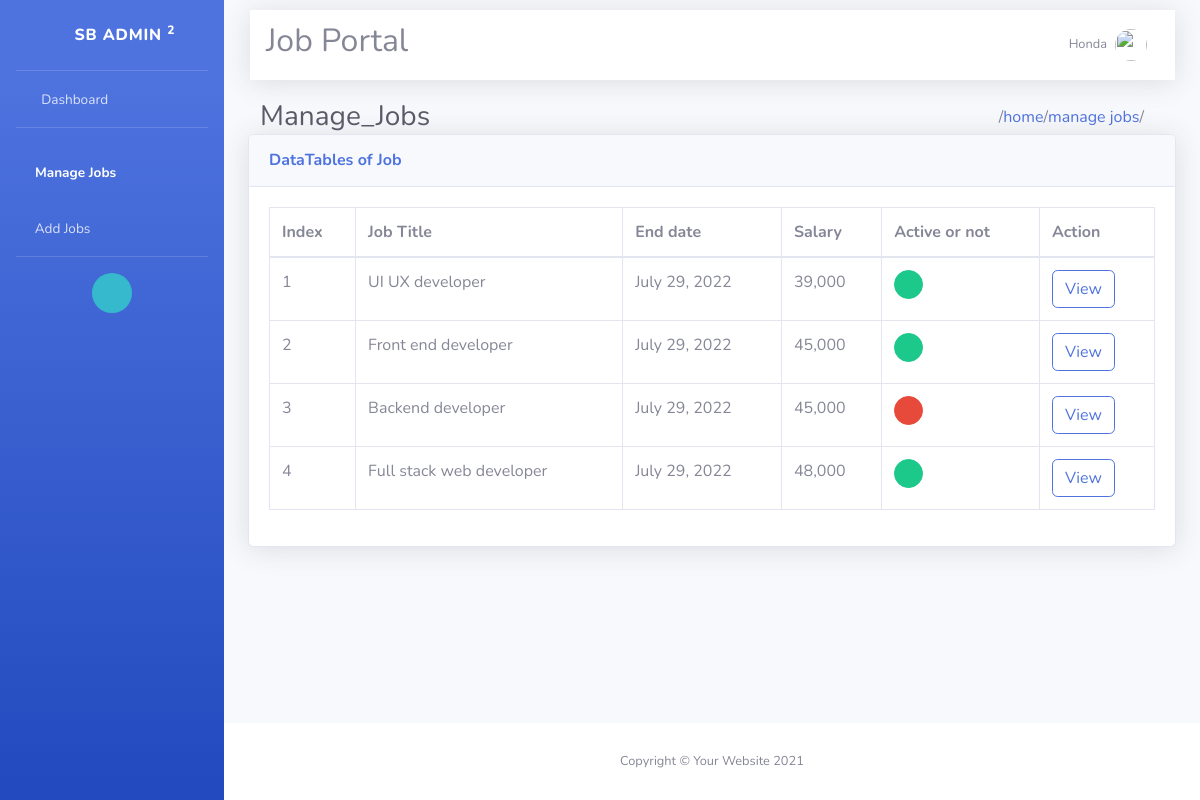
The page /view_jobs/ (signed in) on the database its author committed.
### employer/models.py (models this page shows, shortened)
class CustomUser(AbstractUser):
    options = (
        ("employer", 'Employer'),
        ("candidate", "Candidate")
    )
    role = models.CharField(max_length=120, choices=options, default="candidate")

class CompanyProfiles(models.Model):
    company_name = models.CharField(max_length=100)
    user = models.OneToOneField(CustomUser, on_delete=models.CASCADE, related_name="employer")
    logo = models.ImageField(upload_to="files/company_logo", null=True)
    location = models.CharField(max_length=100)
    services = models.CharField(max_length=100)
    description = models.CharField(max_length=100)

class Jobs(models.Model):
    job_title = models.CharField(max_length=120)
    company = models.ForeignKey(CustomUser, on_delete=models.CASCADE)
    location = models.CharField(max_length=120)
    salary = models.PositiveIntegerField(null=True)
    experience = models.PositiveIntegerField(default=0)
    created_date = models.DateField(auto_now_add=True)
    last_date = models.DateField(null=True)
    is_active = models.BooleanField(default=True)

### employer/views.py (the view)
# urls.py: path('view_jobs/', views.ListJobsView.as_view(), name="all-jobs"),
@method_decorator(signin_required, name='dispatch')
class ListJobsView(ListView):
    model = Jobs
    context_object_name = 'jobs'
    template_name = "employer/job-manage.html"
    def get_queryset(self):
        return Jobs.objects.filter(company=self.request.user).order_by("-id")

### employer/templates/employer/job-manage.html (shortened to what this page needs)
{% extends 'employer/base.html' %}
{% load static %}
{% load humanize %}
{% block content %}
<div class="d-sm-flex align-items-center justify-content-around">
    <div class="col-sm-6 d-flex justify-content-between align-items-center">
        <h1 class="h3 mb-0 text-gray-800">Manage_Jobs</h1>
    </div>
    <div class="col-sm-6 d-sm-flex justify-content-end">
        <div class="d-flex" style="margin-right: 20px">
            /<a href="{% url 'employer:home' %}">home</a>/
            <a href="#">manage jobs</a>/
        </div>
    </div>
</div>
<div class="card shadow mb-4">
    <div class="card-header py-3">
        <h6 class="m-0 font-weight-bold text-primary">DataTables of Job</h6>
    </div>
    <div class="card-body">
        <div class="table-responsive">
            <table class="table table-bordered" id="dataTable" width="100%" cellspacing="0">
                <thead>
                    <tr>
                        <th>Index</th>
                        <th>Job Title</th>
                        <th>End date</th>
                        <th>Salary</th>
                        <th>Active or not</th>
                        <th>Action</th>
                    </tr>
                </thead>
                <tbody>
                    {% for job in jobs %}
                    <tr>
                        <td>{{ forloop.counter }}</td>
                        <td>{{ job.job_title }}</td>
                        <td>{{ job.last_date|naturalday }}</td>
                        <td>{{ job.salary|intcomma  }}</td>
                        <td>
                            {% if job.is_active %}
                            <button class="btn btn-success btn-circle btn-sm">
                                <i class="fas fa-check"></i>
                            </button>
                            {% else %}
                            <button class="btn btn-danger btn-circle btn-sm">
                                <i class="fas fa-times"></i>
                            </button>
                            {% endif %}
                        </td>
                        <td>
                        <a href="{% url 'employer:job-detail' job.id %}" class="btn btn-outline-primary">View</a>
                        </td>
                    </tr>
                    {% endfor %}
                </tbody>
            </table>
        </div>
    </div>
</div>
{% endblock %}

### employer/templates/employer/partials/header.html (shortened to what this page needs)
{% load static %}
<nav class="navbar navbar-expand navbar-light bg-white topbar mb-4 fixed-top shadow" style="margin: 10px 25px 0 250px;}">
    <h2>Job Portal</h2>
    <ul class="navbar-nav ml-auto">
        {% if request.user.is_authenticated %}
        <li class="nav-item dropdown no-arrow">
            <a class="nav-link dropdown-toggle" href="#" id="userDropdown" role="button"
                data-toggle="dropdown" aria-haspopup="true" aria-expanded="false">
                <span class="mr-2 d-none d-lg-inline text-gray-600 small">
                    {% if request.user.employer.company_name %}
                        {{ request.user.employer.company_name }}
                    {% else %}
                        {{ request.user.username }}
                    {% endif %}
                </span>
                <img class="img-profile rounded-circle"
                    src="{% static 'img/undraw_profile.svg' %}">
            </a>
        </li>
        {% endif %}
    </ul>
</nav>

### rows shown on the page
CustomUser: user.employer.company_name "Honda"
Jobs: job_title "UI UX developer", last_date "July 29, 2022", salary "39,000", is_active True (drawn)
Jobs: job_title "Front end developer", last_date "July 29, 2022", salary "45,000", is_active True (drawn)
Jobs: job_title "Backend developer", last_date "July 29, 2022", salary "45,000", is_active False (drawn)
Jobs: job_title "Full stack web developer", last_date "July 29, 2022", salary "48,000", is_active True (drawn)
